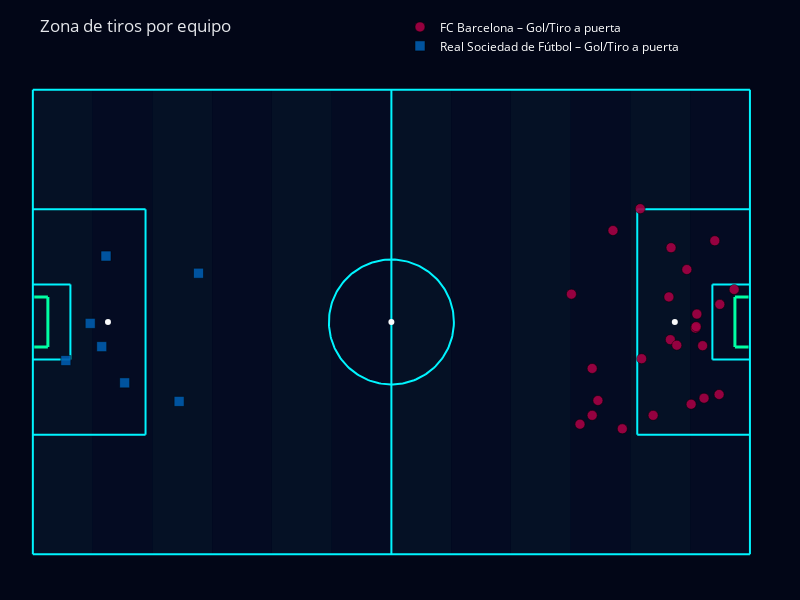

Here is the notebook cell this chart was saved with:
### Markdown cell above
## Visualización espacial de los tiros sobre el campo

Este bloque de código genera una **visualización espacial de los tiros realizados durante el partido**, representándolos directamente sobre un campo de fútbol a escala, utilizando la librería **Plotly Graph Objects**.

En primer lugar, se definen las dimensiones reales del terreno de juego y los estilos visuales de cada equipo, incluyendo colores y símbolos distintos para facilitar la identificación. También se configura la carpeta donde se guardará la imagen final.

A continuación, se cargan los datos de eventos del partido y se clasifican las acciones según su tipo, filtrando únicamente los **tiros**. Las coordenadas OPTA se transforman a metros reales y se normaliza la dirección de ataque, de modo que ambos equipos ataquen visualmente hacia la misma portería, permitiendo una comparación directa.

El código construye posteriormente un **campo de fútbol con estética neón**, dibujando:
- El fondo del campo y franjas sutiles.
- Las líneas reglamentarias del terreno de juego.
- El círculo central, los puntos de penalti y las porterías.

Sobre este campo se superponen los tiros de cada equipo:
- Diferenciando equipos mediante colores y formas.
- Indicando el resultado del tiro (exitoso o fallido) mediante la opacidad.
- Mostrando información contextual del jugador al pasar el cursor.

Finalmente, se ajusta el diseño general, la leyenda y el título, y se guarda la infografía en formato PNG.  
El resultado es una representación clara e intuitiva de **desde dónde se generaron los tiros y cómo se distribuyó el peligro ofensivo** a lo largo del partido.

### Code cell
import os
import pandas as pd
import numpy as np
import plotly.graph_objects as go

# ===============================
# 1. Configuración
# ===============================
PITCH_LENGTH = 105
PITCH_WIDTH  = 68

TEAM_STYLE = {
    "FC Barcelona": {"color": "#A50044", "symbol": "circle"},
    "Real Sociedad de Fútbol": {"color": "#005BAC", "symbol": "square"}
}

SAVE_DIR = "infografias partido"
os.makedirs(SAVE_DIR, exist_ok=True)  # Crear carpeta si no existe

# ===============================
# 2. Carga y preparación de datos
# ===============================
EVENTS_CSV = "result/matchevent_realsociedadvsbaercelona.csv"
OPTA_TYPES_CSV = "opta/opta_event_types_with_categories.csv"

df = pd.read_csv(EVENTS_CSV)
types_df = pd.read_csv(OPTA_TYPES_CSV)

available_cols = df.columns.tolist()
RELEVANT_COLS = [c for c in ["period_id","time_min","team_name","type_id","x","y","outcome","player_name"] if c in available_cols]
df = df[RELEVANT_COLS].copy()

if "eventTypeId" in types_df.columns and "macro_category" in types_df.columns:
    typeid_to_macro = dict(zip(types_df["eventTypeId"], types_df["macro_category"]))
    df["type_id_int"] = pd.to_numeric(df["type_id"], errors="coerce").astype("Int64")
    df["macro_category"] = df["type_id_int"].map(lambda v: typeid_to_macro.get(int(v), None) if pd.notna(v) else None)
else:
    df["macro_category"] = None

df = df.dropna(subset=["x","y"])
df["x_m"] = df["x"] * PITCH_LENGTH / 100.0
df["y_m"] = df["y"] * PITCH_WIDTH / 100.0

df_shots = df[df["macro_category"] == "shot"].copy()
df_shots["success"] = df_shots.get("outcome", 0) == 1

# ===============================
# 3. Normalizar dirección de los tiros
# ===============================
def normalize_shot_direction(df, team_right="FC Barcelona"):
    df = df.copy()
    mask_right = df["team_name"] == team_right
    df.loc[mask_right, "x_plot"] = df.loc[mask_right, "x_m"]
    df.loc[mask_right, "y_plot"] = df.loc[mask_right, "y_m"]
    df.loc[~mask_right, "x_plot"] = PITCH_LENGTH - df.loc[~mask_right, "x_m"]
    df.loc[~mask_right, "y_plot"] = PITCH_WIDTH - df.loc[~mask_right, "y_m"]
    return df

df_shots = normalize_shot_direction(df_shots, team_right="FC Barcelona")

# ===============================
# 4. Crear campo de fútbol estilo neón
# ===============================
fig = go.Figure()


pitch_length = 105
pitch_width = 68

GOAL_WIDTH_M  = 7.32
GOAL_DEPTH_M  = 2.0
GOAL_MARGIN_X = 0.2

# Dark background
fig.add_shape(
    type="rect",
    x0=0, y0=0, x1=pitch_length, y1=pitch_width,
    fillcolor="#020617",
    layer="below",
    line=dict(width=0),
)

# Subtle stripes
stripe_width = pitch_length / 12
for i in range(12):
    fig.add_shape(
        type="rect",
        x0=i * stripe_width,
        y0=0,
        x1=(i + 1) * stripe_width,
        y1=pitch_width,
        fillcolor="rgba(56,189,248,0.06)" if i % 2 == 0 else "rgba(37,99,235,0.05)",
        layer="below",
        line=dict(width=0),
    )

# Pitch lines (neon)
field_lines = [
    [[0, 0], [0, pitch_width]],
    [[0, pitch_width], [pitch_length, pitch_width]],
    [[pitch_length, pitch_width], [pitch_length, 0]],
    [[pitch_length, 0], [0, 0]],
    [[pitch_length / 2, 0], [pitch_length / 2, pitch_width]],
    [[16.5, (pitch_width / 2) - 16.5], [16.5, (pitch_width / 2) + 16.5]],
    [[pitch_length - 16.5, (pitch_width / 2) - 16.5],
     [pitch_length - 16.5, (pitch_width / 2) + 16.5]],
    [[0, (pitch_width / 2) - 16.5], [16.5, (pitch_width / 2) - 16.5]],
    [[0, (pitch_width / 2) + 16.5], [16.5, (pitch_width / 2) + 16.5]],
    [[pitch_length, (pitch_width / 2) - 16.5],
     [pitch_length - 16.5, (pitch_width / 2) - 16.5]],
    [[pitch_length, (pitch_width / 2) + 16.5],
     [pitch_length - 16.5, (pitch_width / 2) + 16.5]],
    [[5.5, (pitch_width / 2) - 5.5], [5.5, (pitch_width / 2) + 5.5]],
    [[pitch_length - 5.5, (pitch_width / 2) - 5.5],
     [pitch_length - 5.5, (pitch_width / 2) + 5.5]],
    [[0, (pitch_width / 2) - 5.5], [5.5, (pitch_width / 2) - 5.5]],
    [[0, (pitch_width / 2) + 5.5], [5.5, (pitch_width / 2) + 5.5]],
    [[pitch_length, (pitch_width / 2) - 5.5],
     [pitch_length - 5.5, (pitch_width / 2) - 5.5]],
    [[pitch_length, (pitch_width / 2) + 5.5],
     [pitch_length - 5.5, (pitch_width / 2) + 5.5]],
]

for line in field_lines:
    fig.add_trace(go.Scatter(
        x=[line[0][0], line[1][0]],
        y=[line[0][1], line[1][1]],
        mode="lines",
        line=dict(color="#00f5ff", width=2),
        hoverinfo="skip",
        showlegend=False,
    ))

# Centre circle
circle_x = [pitch_length / 2 + 9.15 * np.cos(t) for t in np.linspace(0, 2*np.pi, 200)]
circle_y = [pitch_width / 2 + 9.15 * np.sin(t) for t in np.linspace(0, 2*np.pi, 200)]

fig.add_trace(go.Scatter(
    x=circle_x,
    y=circle_y,
    mode="lines",
    line=dict(color="#00f5ff", width=2),
    hoverinfo="skip",
    showlegend=False,
))

# Centre spot and penalty spots
fig.add_trace(go.Scatter(
    x=[pitch_length/2, 11, pitch_length-11],
    y=[pitch_width/2, pitch_width/2, pitch_width/2],
    mode="markers",
    marker=dict(color="#f9fafb", size=6),
    hoverinfo="skip",
    showlegend=False,
))

# ==========================
# GOALS (neon)
# ==========================
goal_center_y = pitch_width / 2.0
goal_half_w = GOAL_WIDTH_M / 2.0
goal_y_bottom = goal_center_y - goal_half_w
goal_y_top = goal_center_y + goal_half_w

box_color = "#00ffa3"

# Right goal
goal_right_x_front = pitch_length - GOAL_MARGIN_X
goal_right_x_back  = goal_right_x_front - GOAL_DEPTH_M

for (x0, y0, x1, y1) in [
    (goal_right_x_front, goal_y_bottom, goal_right_x_back,  goal_y_bottom),
    (goal_right_x_front, goal_y_top,    goal_right_x_back,  goal_y_top),
    (goal_right_x_back,  goal_y_bottom, goal_right_x_back,  goal_y_top),
]:
    fig.add_shape(
        type="line",
        x0=x0, y0=y0, x1=x1, y1=y1,
        line=dict(color=box_color, width=3),
        layer="above"
    )

# Left goal
goal_left_x_front = 0.0 + GOAL_MARGIN_X
goal_left_x_back  = goal_left_x_front + GOAL_DEPTH_M

for (x0, y0, x1, y1) in [
    (goal_left_x_front, goal_y_bottom, goal_left_x_back,  goal_y_bottom),
    (goal_left_x_front, goal_y_top,    goal_left_x_back,  goal_y_top),
    (goal_left_x_back,  goal_y_bottom, goal_left_x_back,  goal_y_top),
]:
    fig.add_shape(
        type="line",
        x0=x0, y0=y0, x1=x1, y1=y1,
        line=dict(color=box_color, width=3),
        layer="above"
    )

fig.update_layout(
    title=dict(
        text="Football Pitch – Neon night with goals",
        font=dict(color="#e5e7eb")
    ),
    xaxis=dict(showgrid=False, zeroline=False, showticklabels=False),
    yaxis=dict(
        showgrid=False,
        zeroline=False,
        showticklabels=False,
        scaleanchor="x",
        scaleratio=1
    ),
    plot_bgcolor="#020617",
    paper_bgcolor="#020617",
    width=800,
    height=600,
    margin=dict(l=20, r=20, t=40, b=20),
)

# ===============================
# 5. Añadir tiros por equipo
# ===============================
for team, style in TEAM_STYLE.items():
    for success, opacity in zip([True, False], [0.9, 0.5]):
        df_plot = df_shots[(df_shots["team_name"]==team) & (df_shots["success"]==success)]
        if df_plot.empty:
            continue
        fig.add_trace(go.Scatter(
            x=df_plot["x_plot"],
            y=df_plot["y_plot"],
            mode="markers",
            marker=dict(
                size=10,
                color=style["color"],
                symbol=style["symbol"],
                opacity=opacity,
                line=dict(color="black", width=0.5)
            ),
            name=f"{team} – {'Gol/Tiro a puerta' if success else 'Fallo'}",
            hovertemplate="<b>%{text}</b><br>X: %{x:.1f} m<br>Y: %{y:.1f} m<extra></extra>",
            text=df_plot.get("player_name", ["Sin nombre"]*len(df_plot))
        ))

# ===============================
# 6. Layout y guardar
# ===============================
fig.update_layout(
    title=dict(
        text="Zona de tiros por equipo",
        font=dict(color="#e5e7eb")
    ),
    xaxis=dict(showgrid=False, zeroline=False, showticklabels=False),
    yaxis=dict(
        showgrid=False,
        zeroline=False,
        showticklabels=False,
        scaleanchor="x",
        scaleratio=1
    ),
    plot_bgcolor="#020617",
    paper_bgcolor="#020617",
    width=800,
    height=600,
    margin=dict(l=20, r=20, t=40, b=20),
)
fig.update_layout(
    legend=dict(
        font=dict(
            color="white",  # ← aquí pones el color
            size=12
        )
    )
)

fig.update_layout(
    legend=dict(
        x=0.5,      # posición horizontal (0 a 1 para dentro del plot, >1 sale afuera)
        y=1.1,         # posición vertical (0 a 1)
        xanchor="left",  # cómo se ancla la coordenada x
        yanchor="top",   # cómo se ancla la coordenada y
        font=dict(color="white", size=12),
        bgcolor="rgba(0,0,0,0)"  # fondo transparente de la leyenda
    )
)
# Guardar la figura en la carpeta de infografías
save_path = os.path.join(SAVE_DIR, "6.Zona de tiros por equipo.png")
fig.write_image(save_path)
fig.show()
print(f"Imagen guardada en: {save_path}")

### Figure 1 — Plotly figure (JSON) as saved in the notebook; plotly's stock layout.template omitted (floating-point values rounded to 4 significant figures; data arrays with more than 128 entries replaced by an {"elided": "..."} marker saying what was removed)
{"data": [{"hoverinfo": "skip", "line": {"color": "#00f5ff", "width": 2}, "mode": "lines", "showlegend": false, "type": "scatter", "x": [0, 0], "y": [0, 68]}, {"hoverinfo": "skip", "line": {"color": "#00f5ff", "width": 2}, "mode": "lines", "showlegend": false, "type": "scatter", "x": [0, 105], "y": [68, 68]}, {"hoverinfo": "skip", "line": {"color": "#00f5ff", "width": 2}, "mode": "lines", "showlegend": false, "type": "scatter", "x": [105, 105], "y": [68, 0]}, {"hoverinfo": "skip", "line": {"color": "#00f5ff", "width": 2}, "mode": "lines", "showlegend": false, "type": "scatter", "x": [105, 0], "y": [0, 0]}, {"hoverinfo": "skip", "line": {"color": "#00f5ff", "width": 2}, "mode": "lines", "showlegend": false, "type": "scatter", "x": [52.5, 52.5], "y": [0, 68]}, {"hoverinfo": "skip", "line": {"color": "#00f5ff", "width": 2}, "mode": "lines", "showlegend": false, "type": "scatter", "x": [16.5, 16.5], "y": [17.5, 50.5]}, {"hoverinfo": "skip", "line": {"color": "#00f5ff", "width": 2}, "mode": "lines", "showlegend": false, "type": "scatter", "x": [88.5, 88.5], "y": [17.5, 50.5]}, {"hoverinfo": "skip", "line": {"color": "#00f5ff", "width": 2}, "mode": "lines", "showlegend": false, "type": "scatter", "x": [0, 16.5], "y": [17.5, 17.5]}, {"hoverinfo": "skip", "line": {"color": "#00f5ff", "width": 2}, "mode": "lines", "showlegend": false, "type": "scatter", "x": [0, 16.5], "y": [50.5, 50.5]}, {"hoverinfo": "skip", "line": {"color": "#00f5ff", "width": 2}, "mode": "lines", "showlegend": false, "type": "scatter", "x": [105, 88.5], "y": [17.5, 17.5]}, {"hoverinfo": "skip", "line": {"color": "#00f5ff", "width": 2}, "mode": "lines", "showlegend": false, "type": "scatter", "x": [105, 88.5], "y": [50.5, 50.5]}, {"hoverinfo": "skip", "line": {"color": "#00f5ff", "width": 2}, "mode": "lines", "showlegend": false, "type": "scatter", "x": [5.5, 5.5], "y": [28.5, 39.5]}, {"hoverinfo": "skip", "line": {"color": "#00f5ff", "width": 2}, "mode": "lines", "showlegend": false, "type": "scatter", "x": [99.5, 99.5], "y": [28.5, 39.5]}, {"hoverinfo": "skip", "line": {"color": "#00f5ff", "width": 2}, "mode": "lines", "showlegend": false, "type": "scatter", "x": [0, 5.5], "y": [28.5, 28.5]}, {"hoverinfo": "skip", "line": {"color": "#00f5ff", "width": 2}, "mode": "lines", "showlegend": false, "type": "scatter", "x": [0, 5.5], "y": [39.5, 39.5]}, {"hoverinfo": "skip", "line": {"color": "#00f5ff", "width": 2}, "mode": "lines", "showlegend": false, "type": "scatter", "x": [105, 99.5], "y": [28.5, 28.5]}, {"hoverinfo": "skip", "line": {"color": "#00f5ff", "width": 2}, "mode": "lines", "showlegend": false, "type": "scatter", "x": [105, 99.5], "y": [39.5, 39.5]}, {"hoverinfo": "skip", "line": {"color": "#00f5ff", "width": 2}, "mode": "lines", "showlegend": false, "type": "scatter", "x": {"elided": "200 float values"}, "y": {"elided": "200 float values"}}, {"hoverinfo": "skip", "marker": {"color": "#f9fafb", "size": 6}, "mode": "markers", "showlegend": false, "type": "scatter", "x": [52.5, 11, 94], "y": [34, 34, 34]}, {"hovertemplate": "<b>%{text}</b><br>X: %{x:.1f} m<br>Y: %{y:.1f} m<extra></extra>", "marker": {"color": "#A50044", "line": {"color": "black", "width": 0.5}, "opacity": 0.9, "size": 10, "symbol": "circle"}, "mode": "markers", "name": "FC Barcelona – Gol/Tiro a puerta", "text": ["Pedri", "Pedri", "Fermín López", "Dani Olmo", "Dani Olmo", "Dani Olmo", "Lamine Yamal", "Dani Olmo", "J. Koundé", "Lamine Yamal", "Lamine Yamal", "Alejandro Balde", "Dani Olmo", "Dani Olmo", "Eric García", "Ferran Torres", "Fermín López", "Lamine Yamal", "R. Lewandowski", "M. Rashford", "J. Koundé", "Fermín López", "Lamine Yamal", "R. Bardghji", "R. Lewandowski"], "type": "scatter", "x": [93.34, 97.02, 90.83, 84.94, 81.9, 94.29, 98.28, 88.94, 86.31, 100.5, 96.39, 99.86, 102.7, 95.76, 98.07, 89.14, 80.11, 82.74, 97.23, 100.6, 97.12, 93.14, 81.9, 78.85, 93.45], "y": [31.42, 33.12, 20.33, 47.4, 27.2, 30.6, 22.85, 50.59, 18.36, 23.39, 21.96, 45.9, 38.76, 41.68, 30.53, 28.63, 19.04, 22.51, 35.16, 36.58, 33.32, 37.67, 20.33, 38.08, 44.88]}, {"hovertemplate": "<b>%{text}</b><br>X: %{x:.1f} m<br>Y: %{y:.1f} m<extra></extra>", "marker": {"color": "#005BAC", "line": {"color": "black", "width": 0.5}, "opacity": 0.9, "size": 10, "symbol": "square"}, "mode": "markers", "name": "Real Sociedad de Fútbol – Gol/Tiro a puerta", "text": ["Gonçalo Guedes", "Mikel Oyarzabal", "Beñat Turrientes", "Carlos Soler", "Gonçalo Guedes", "Mikel Oyarzabal", "Igor Zubeldia"], "type": "scatter", "x": [13.44, 4.83, 24.25, 10.08, 10.71, 8.4, 21.42], "y": [25.09, 28.36, 41.14, 30.4, 43.66, 33.8, 22.37]}], "layout": {"height": 600, "legend": {"bgcolor": "rgba(0,0,0,0)", "font": {"color": "white", "size": 12}, "x": 0.5, "xanchor": "left", "y": 1.1, "yanchor": "top"}, "margin": {"b": 20, "l": 20, "r": 20, "t": 40}, "paper_bgcolor": "#020617", "plot_bgcolor": "#020617", "shapes": [{"fillcolor": "#020617", "layer": "below", "line": {"width": 0}, "type": "rect", "x0": 0, "x1": 105, "y0": 0, "y1": 68}, {"fillcolor": "rgba(56,189,248,0.06)", "layer": "below", "line": {"width": 0}, "type": "rect", "x0": 0, "x1": 8.75, "y0": 0, "y1": 68}, {"fillcolor": "rgba(37,99,235,0.05)", "layer": "below", "line": {"width": 0}, "type": "rect", "x0": 8.75, "x1": 17.5, "y0": 0, "y1": 68}, {"fillcolor": "rgba(56,189,248,0.06)", "layer": "below", "line": {"width": 0}, "type": "rect", "x0": 17.5, "x1": 26.25, "y0": 0, "y1": 68}, {"fillcolor": "rgba(37,99,235,0.05)", "layer": "below", "line": {"width": 0}, "type": "rect", "x0": 26.25, "x1": 35, "y0": 0, "y1": 68}, {"fillcolor": "rgba(56,189,248,0.06)", "layer": "below", "line": {"width": 0}, "type": "rect", "x0": 35, "x1": 43.75, "y0": 0, "y1": 68}, {"fillcolor": "rgba(37,99,235,0.05)", "layer": "below", "line": {"width": 0}, "type": "rect", "x0": 43.75, "x1": 52.5, "y0": 0, "y1": 68}, {"fillcolor": "rgba(56,189,248,0.06)", "layer": "below", "line": {"width": 0}, "type": "rect", "x0": 52.5, "x1": 61.25, "y0": 0, "y1": 68}, {"fillcolor": "rgba(37,99,235,0.05)", "layer": "below", "line": {"width": 0}, "type": "rect", "x0": 61.25, "x1": 70, "y0": 0, "y1": 68}, {"fillcolor": "rgba(56,189,248,0.06)", "layer": "below", "line": {"width": 0}, "type": "rect", "x0": 70, "x1": 78.75, "y0": 0, "y1": 68}, {"fillcolor": "rgba(37,99,235,0.05)", "layer": "below", "line": {"width": 0}, "type": "rect", "x0": 78.75, "x1": 87.5, "y0": 0, "y1": 68}, {"fillcolor": "rgba(56,189,248,0.06)", "layer": "below", "line": {"width": 0}, "type": "rect", "x0": 87.5, "x1": 96.25, "y0": 0, "y1": 68}, {"fillcolor": "rgba(37,99,235,0.05)", "layer": "below", "line": {"width": 0}, "type": "rect", "x0": 96.25, "x1": 105, "y0": 0, "y1": 68}, {"layer": "above", "line": {"color": "#00ffa3", "width": 3}, "type": "line", "x0": 104.8, "x1": 102.8, "y0": 30.34, "y1": 30.34}, {"layer": "above", "line": {"color": "#00ffa3", "width": 3}, "type": "line", "x0": 104.8, "x1": 102.8, "y0": 37.66, "y1": 37.66}, {"layer": "above", "line": {"color": "#00ffa3", "width": 3}, "type": "line", "x0": 102.8, "x1": 102.8, "y0": 30.34, "y1": 37.66}, {"layer": "above", "line": {"color": "#00ffa3", "width": 3}, "type": "line", "x0": 0.2, "x1": 2.2, "y0": 30.34, "y1": 30.34}, {"layer": "above", "line": {"color": "#00ffa3", "width": 3}, "type": "line", "x0": 0.2, "x1": 2.2, "y0": 37.66, "y1": 37.66}, {"layer": "above", "line": {"color": "#00ffa3", "width": 3}, "type": "line", "x0": 2.2, "x1": 2.2, "y0": 30.34, "y1": 37.66}], "title": {"font": {"color": "#e5e7eb"}, "text": "Zona de tiros por equipo"}, "width": 800, "xaxis": {"showgrid": false, "showticklabels": false, "zeroline": false}, "yaxis": {"scaleanchor": "x", "scaleratio": 1, "showgrid": false, "showticklabels": false, "zeroline": false}}}
